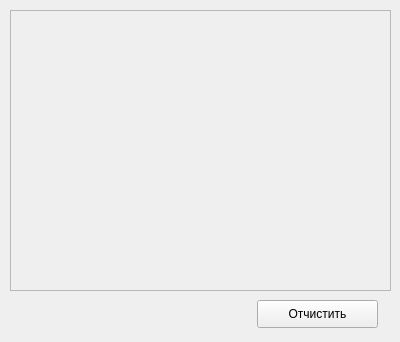
<?xml version="1.0" encoding="UTF-8"?>
<ui version="4.0">
 <class>Form</class>
 <widget class="QWidget" name="Form">
  <property name="geometry">
   <rect>
    <x>0</x>
    <y>0</y>
    <width>400</width>
    <height>342</height>
   </rect>
  </property>
  <property name="windowTitle">
   <string>История</string>
  </property>
  <widget class="QScrollArea" name="scrollArea">
   <property name="geometry">
    <rect>
     <x>10</x>
     <y>10</y>
     <width>381</width>
     <height>281</height>
    </rect>
   </property>
   <property name="widgetResizable">
    <bool>true</bool>
   </property>
   <widget class="QWidget" name="scrollAreaWidgetContents">
    <property name="geometry">
     <rect>
      <x>0</x>
      <y>0</y>
      <width>375</width>
      <height>275</height>
     </rect>
    </property>
    <layout class="QVBoxLayout" name="verticalLayout"/>
   </widget>
  </widget>
  <widget class="QPushButton" name="pb">
   <property name="geometry">
    <rect>
     <x>257</x>
     <y>300</y>
     <width>121</width>
     <height>28</height>
    </rect>
   </property>
   <property name="text">
    <string>Отчистить</string>
   </property>
  </widget>
 </widget>
 <resources/>
 <connections/>
</ui>
